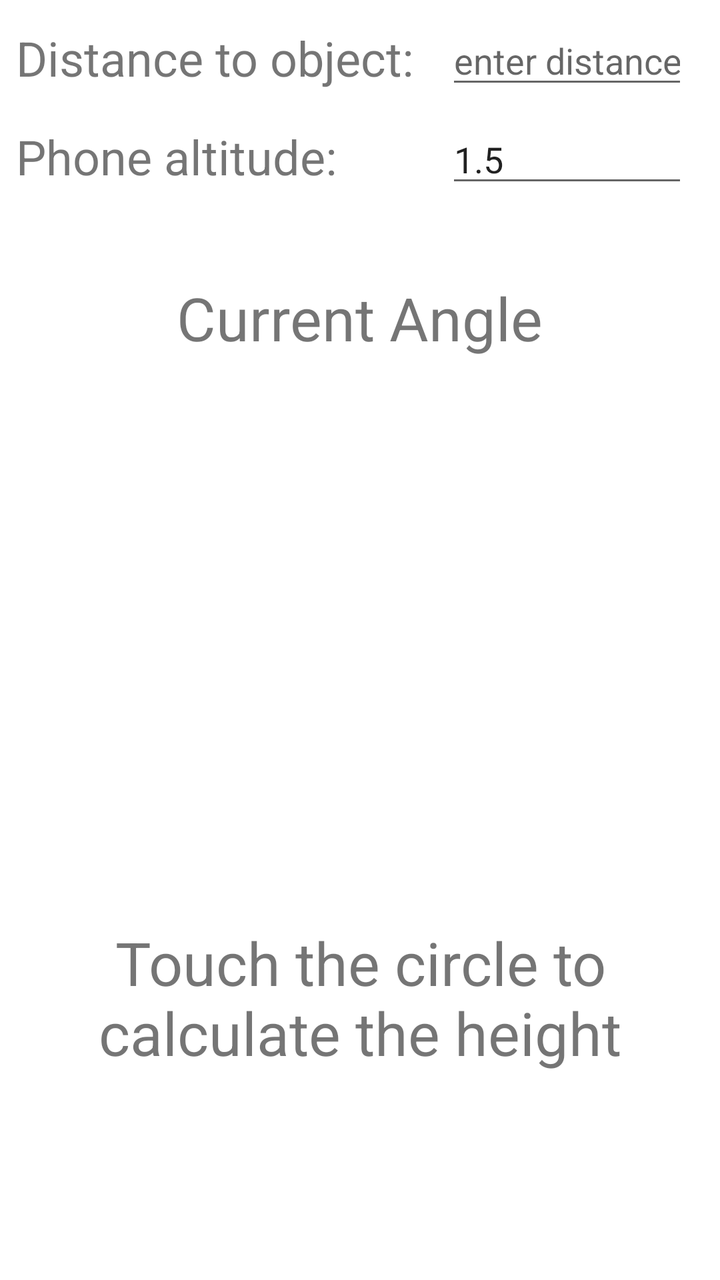
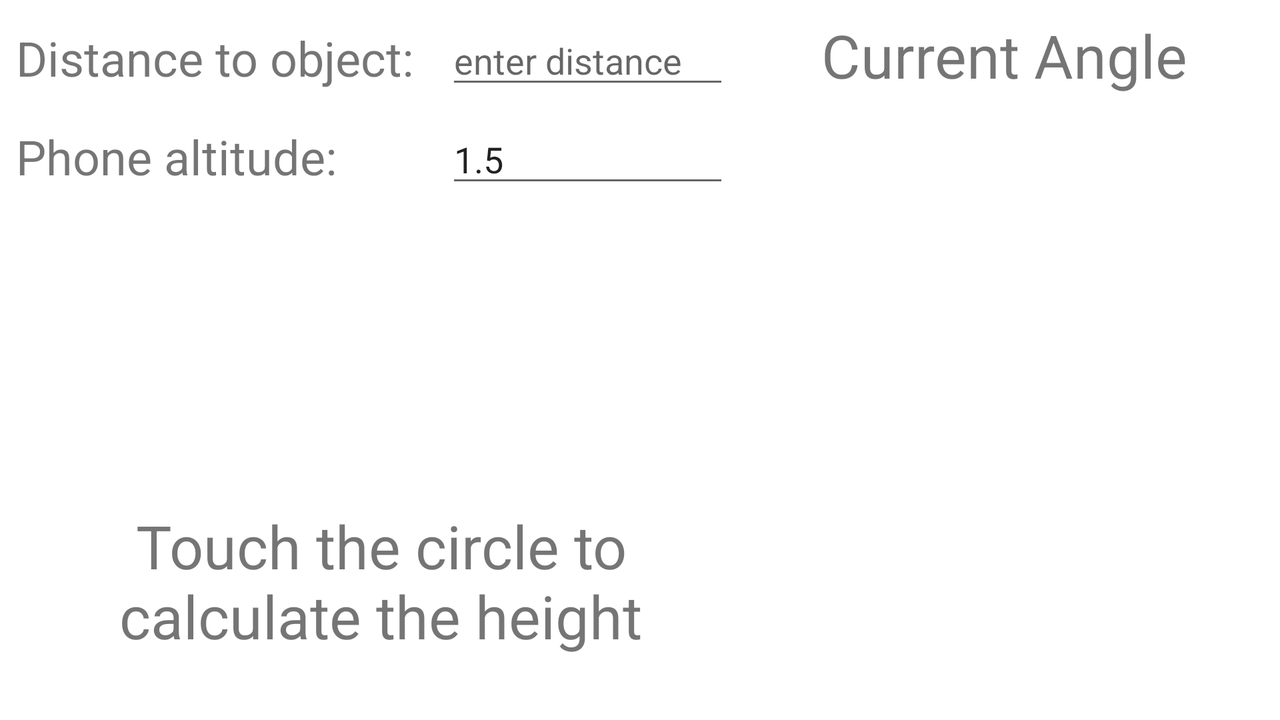

One screen, two layout resources from the same app: the default and the author's alternative for another configuration. Each is rendered where Android would select it; the XML of both is given below.
<!-- AndroidManifest.xml: application theme Theme.MathAssistant -->
<!-- res/layout/activity_measure_height.xml -->
<?xml version="1.0" encoding="utf-8"?>
<androidx.constraintlayout.widget.ConstraintLayout xmlns:android="http://schemas.android.com/apk/res/android"
    xmlns:app="http://schemas.android.com/apk/res-auto"
    xmlns:tools="http://schemas.android.com/tools"
    android:layout_width="match_parent"
    android:layout_height="match_parent"
    tools:context=".MeasureHeightActivity">

    <Button
        android:id="@+id/btnStopMeasure"
        android:layout_width="250dp"
        android:layout_height="250dp"
        android:background="@drawable/round_button"
        android:textSize="36sp"
        app:layout_constraintBottom_toBottomOf="parent"
        app:layout_constraintEnd_toEndOf="parent"
        app:layout_constraintStart_toStartOf="parent"
        app:layout_constraintTop_toTopOf="parent" />

    <EditText
        android:id="@+id/txtDistance"
        android:layout_width="0dp"
        android:layout_height="wrap_content"
        android:layout_marginStart="16dp"
        android:layout_marginTop="8dp"
        android:layout_marginEnd="16dp"
        android:ems="10"
        android:hint="@string/enter_distance"
        android:inputType="numberDecimal"
        app:layout_constraintEnd_toEndOf="parent"
        app:layout_constraintStart_toEndOf="@+id/lblDistance"
        app:layout_constraintTop_toTopOf="parent" />

    <EditText
        android:id="@+id/txtAltitude"
        android:layout_width="0dp"
        android:layout_height="wrap_content"
        android:layout_marginTop="8dp"
        android:layout_marginEnd="16dp"
        android:ems="10"
        android:hint="@string/enter_altitude"
        android:inputType="numberDecimal"
        android:text="@string/default_altitude"
        app:layout_constraintEnd_toEndOf="parent"
        app:layout_constraintStart_toStartOf="@+id/txtDistance"
        app:layout_constraintTop_toBottomOf="@+id/txtDistance" />

    <TextView
        android:id="@+id/lblDistance"
        android:layout_width="wrap_content"
        android:layout_height="wrap_content"
        android:layout_marginStart="8dp"
        android:layout_marginTop="8dp"
        android:text="@string/distance_to_object"
        android:textSize="24sp"
        app:layout_constraintBottom_toBottomOf="@+id/txtDistance"
        app:layout_constraintEnd_toStartOf="@+id/txtDistance"
        app:layout_constraintStart_toStartOf="parent"
        app:layout_constraintTop_toTopOf="parent" />

    <TextView
        android:id="@+id/lblAltitude"
        android:layout_width="0dp"
        android:layout_height="wrap_content"
        android:layout_marginStart="8dp"
        android:layout_marginTop="8dp"
        android:text="@string/phone_altitude"
        android:textSize="24sp"
        app:layout_constraintBottom_toBottomOf="@+id/txtAltitude"
        app:layout_constraintEnd_toEndOf="@+id/lblDistance"
        app:layout_constraintStart_toStartOf="parent"
        app:layout_constraintTop_toBottomOf="@+id/txtDistance" />

    <TextView
        android:id="@+id/lblCurrentAngle"
        android:layout_width="wrap_content"
        android:layout_height="wrap_content"
        android:layout_marginBottom="16dp"
        android:text="@string/current_angle"
        android:textSize="30sp"
        app:layout_constraintBottom_toTopOf="@+id/btnStopMeasure"
        app:layout_constraintEnd_toEndOf="parent"
        app:layout_constraintStart_toStartOf="parent" />

    <TextView
        android:id="@+id/lblInformation"
        android:layout_width="0dp"
        android:layout_height="wrap_content"
        android:layout_marginStart="24dp"
        android:layout_marginTop="16dp"
        android:layout_marginEnd="24dp"
        android:gravity="center"
        android:text="@string/information"
        android:textSize="30sp"
        app:layout_constraintEnd_toEndOf="parent"
        app:layout_constraintStart_toStartOf="parent"
        app:layout_constraintTop_toBottomOf="@+id/btnStopMeasure" />
</androidx.constraintlayout.widget.ConstraintLayout>
<!-- resources referenced by this layout -->
<resources>
  <string name="current_angle">Current Angle</string>
  <string name="default_altitude">1.5</string>
  <string name="distance_to_object">Distance to object:</string>
  <string name="enter_altitude">enter altitude</string>
  <string name="enter_distance">enter distance</string>
  <string name="information">Touch the circle to calculate the height</string>
  <string name="phone_altitude">Phone altitude:</string>
  <style name="Theme.MathAssistant" parent="Theme.MaterialComponents.DayNight.DarkActionBar">
          
  
          <item name="colorPrimary">@color/orange</item>
          <item name="colorPrimaryVariant">@color/orange_dark</item>
          <item name="colorOnPrimary">@color/white</item>
          
          <item name="colorSecondary">@color/teal_200</item>
          <item name="colorSecondaryVariant">@color/teal_700</item>
          <item name="colorOnSecondary">@color/black</item>
          
          <item name="android:statusBarColor" tools:targetApi="l">?attr/colorPrimaryVariant</item>
          
      </style>
  <color name="orange">#E2A54A</color>
  <color name="orange_dark">#BB591E</color>
  <color name="white">#FFFFFFFF</color>
  <color name="teal_200">#FF03DAC5</color>
  <color name="teal_700">#FF018786</color>
  <color name="black">#FF000000</color>
</resources>
<!-- res/layout-land/activity_measure_height.xml (the author's variant of the layout above) -->
<!-- drawn on the phone turned sideways -->
<?xml version="1.0" encoding="utf-8"?>
<androidx.constraintlayout.widget.ConstraintLayout xmlns:android="http://schemas.android.com/apk/res/android"
    xmlns:app="http://schemas.android.com/apk/res-auto"
    xmlns:tools="http://schemas.android.com/tools"
    android:layout_width="match_parent"
    android:layout_height="match_parent"
    tools:context=".MeasureHeightActivity">

    <Button
        android:id="@+id/btnStopMeasure"
        android:layout_width="250dp"
        android:layout_height="250dp"
        android:background="@drawable/round_button"
        android:textSize="36sp"
        app:layout_constraintBottom_toBottomOf="parent"
        app:layout_constraintEnd_toEndOf="parent"
        app:layout_constraintStart_toStartOf="@+id/guideline5"
        app:layout_constraintTop_toTopOf="parent" />

    <EditText
        android:id="@+id/txtDistance"
        android:layout_width="0dp"
        android:layout_height="wrap_content"
        android:layout_marginStart="16dp"
        android:layout_marginTop="8dp"
        android:ems="10"
        android:hint="@string/enter_distance"
        android:inputType="numberDecimal"
        app:layout_constraintEnd_toStartOf="@+id/guideline5"
        app:layout_constraintStart_toEndOf="@+id/lblDistance"
        app:layout_constraintTop_toTopOf="parent" />

    <EditText
        android:id="@+id/txtAltitude"
        android:layout_width="0dp"
        android:layout_height="wrap_content"
        android:layout_marginTop="8dp"
        android:ems="10"
        android:hint="@string/enter_altitude"
        android:inputType="numberDecimal"
        android:text="@string/default_altitude"
        app:layout_constraintEnd_toStartOf="@+id/guideline5"
        app:layout_constraintStart_toStartOf="@+id/txtDistance"
        app:layout_constraintTop_toBottomOf="@+id/txtDistance" />

    <TextView
        android:id="@+id/lblDistance"
        android:layout_width="wrap_content"
        android:layout_height="wrap_content"
        android:layout_marginStart="8dp"
        android:layout_marginTop="8dp"
        android:text="@string/distance_to_object"
        android:textSize="24sp"
        app:layout_constraintBottom_toBottomOf="@+id/txtDistance"
        app:layout_constraintEnd_toStartOf="@+id/txtDistance"
        app:layout_constraintStart_toStartOf="parent"
        app:layout_constraintTop_toTopOf="parent" />

    <TextView
        android:id="@+id/lblAltitude"
        android:layout_width="0dp"
        android:layout_height="wrap_content"
        android:layout_marginStart="8dp"
        android:layout_marginTop="8dp"
        android:text="@string/phone_altitude"
        android:textSize="24sp"
        app:layout_constraintBottom_toBottomOf="@+id/txtAltitude"
        app:layout_constraintEnd_toEndOf="@+id/lblDistance"
        app:layout_constraintStart_toStartOf="parent"
        app:layout_constraintTop_toBottomOf="@+id/txtDistance" />

    <TextView
        android:id="@+id/lblCurrentAngle"
        android:layout_width="wrap_content"
        android:layout_height="wrap_content"
        android:layout_marginTop="16dp"
        android:layout_marginBottom="16dp"
        android:text="@string/current_angle"
        android:textSize="30sp"
        app:layout_constraintBottom_toTopOf="@+id/btnStopMeasure"
        app:layout_constraintEnd_toEndOf="parent"
        app:layout_constraintStart_toStartOf="@+id/guideline5"
        app:layout_constraintTop_toTopOf="parent" />

    <TextView
        android:id="@+id/lblInformation"
        android:layout_width="0dp"
        android:layout_height="wrap_content"
        android:layout_marginStart="16dp"
        android:layout_marginBottom="32dp"
        android:gravity="center"
        android:text="@string/information"
        android:textSize="30sp"
        app:layout_constraintBottom_toBottomOf="parent"
        app:layout_constraintEnd_toStartOf="@+id/guideline5"
        app:layout_constraintStart_toStartOf="parent" />

    <androidx.constraintlayout.widget.Guideline
        android:id="@+id/guideline5"
        android:layout_width="wrap_content"
        android:layout_height="wrap_content"
        android:orientation="vertical"
        app:layout_constraintGuide_percent="0.57" />
</androidx.constraintlayout.widget.ConstraintLayout>
